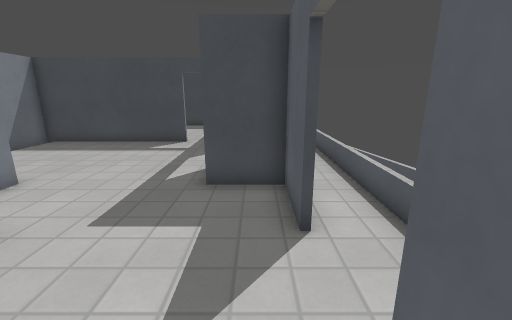
View 1 (above)

16 first-person views from a walk through a level from a Godot 3-D game. The camera is 1.2 m above the floor, tilts 14° down and sees 90° across. The floor is counted in squares, 0.5 m on a side. Each view is taken from the middle of a square. On the plan, view 1 faces up. The plan holds only what a view shows up to about 17 squares ahead; the rest is blank. Surface patterns are stand-ins for the level's own textures.

View 2
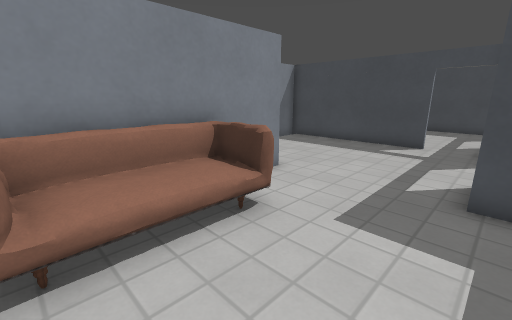

View 3
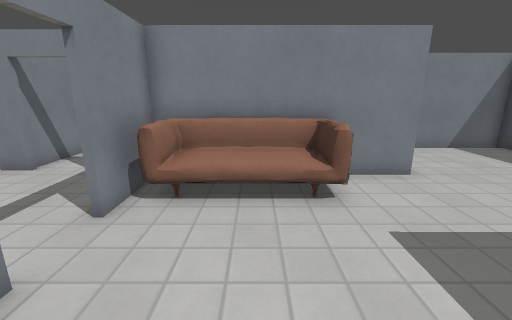

View 4
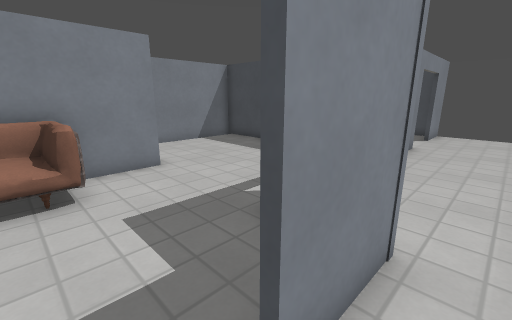

View 5
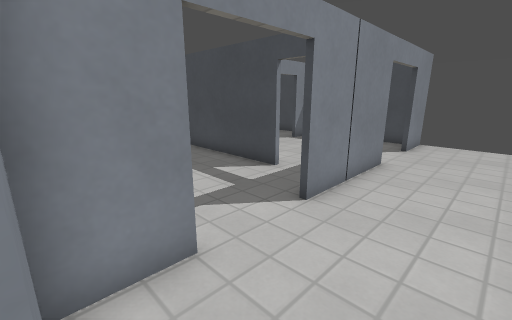

View 6
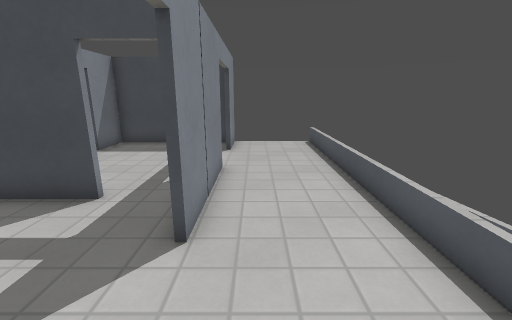

View 7
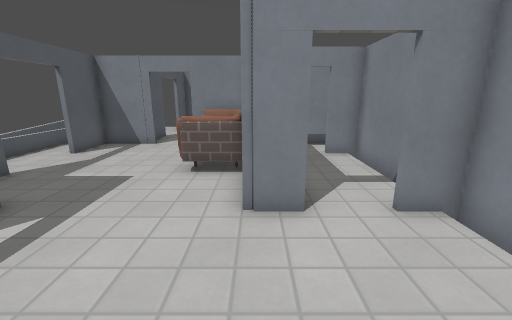

View 8
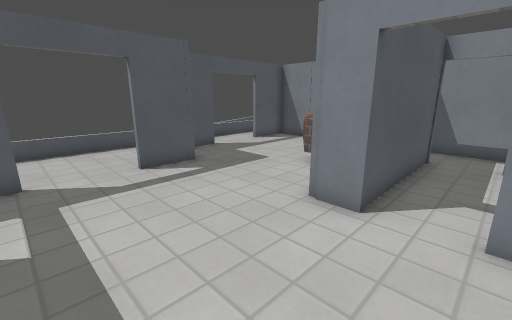

View 9
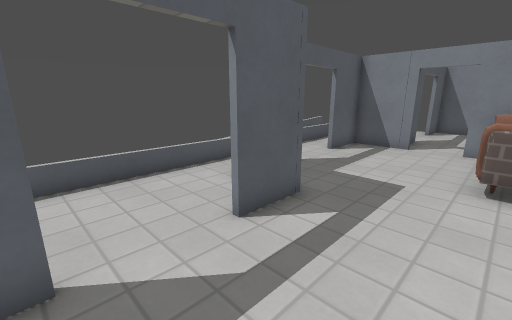

View 10
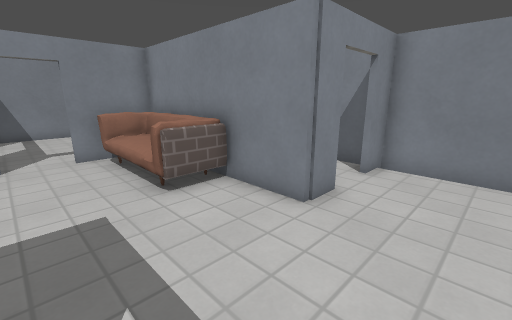

View 11
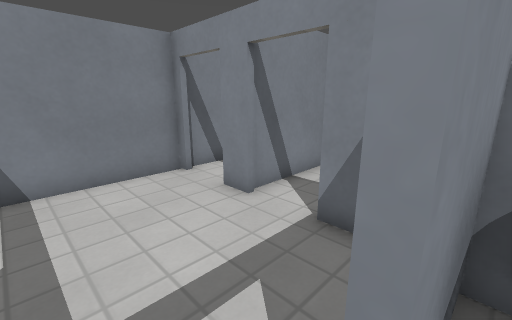

View 12
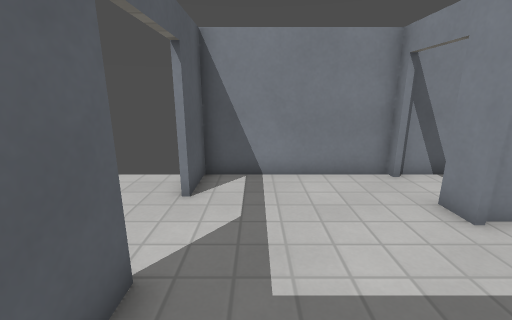

View 13
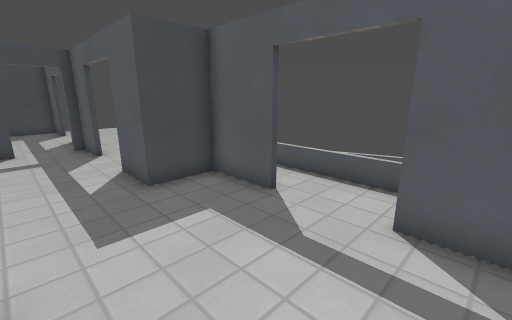

View 14
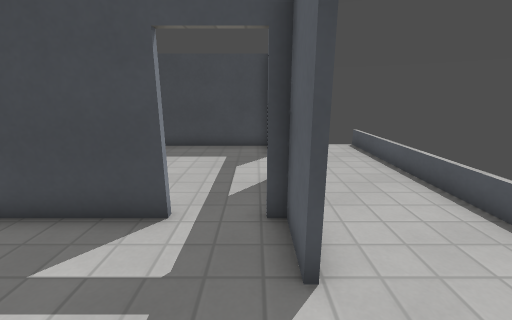

View 15
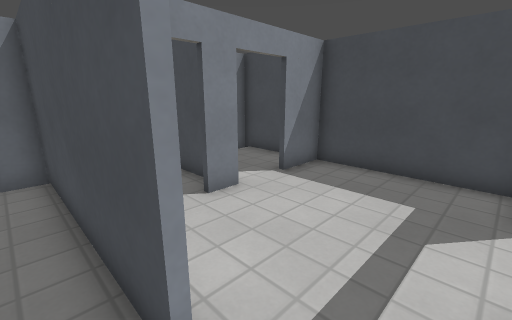

View 16
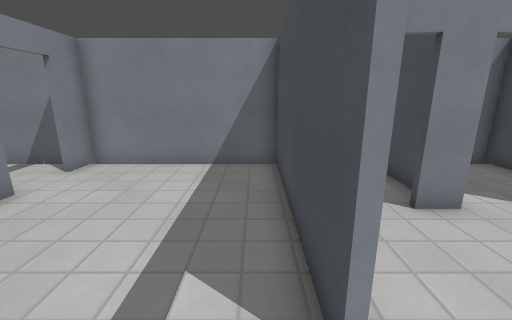

### Floor plan
Key: @ floor where view 1 was taken; # wall or solid block; . floor; = window, fence, low wall or low ledge; v drop or lower ground; S sofa; O other object.
Columns run from 11 left of view 1 to 3 right of it. Each row starts with its distance up from view 1.
 22          ##
 21     #######...v
 20     #.....#...v
 19     #.........v
 18     #.........=
 17     #.........=
 16      .....#...=
 15      .....#...=
 14 ########..#...=
 13 #.........#...=
 12 #.........#...=
 11 #.............=
 10 #.............=
  9 #.............=
  8 #.........#...=
  7 ##.##.....###.=
  6 #..##.......#.=
  5 #..##.......#.=
  4 #..##SS.......=
  3 #..## O.......=
  2 #..##OO.......=
  1 ##.## O.....#.=
  0 #...#SS....@#.=
 -1 ########..###.O
 -2     #.....#
 -3     #.....#
 -4     #.....#
 -5     .......
 -6    ##.......
 -7     #.....#.
 -8     #.....#.
 -9     #######

Where each view was taken, in squares from view 1:
view 1: 0 up, 0 right, facing up
view 2: 0 up, 1 left, facing up-left
view 3: 2 up, 1 right, facing left
view 4: 3 up, 2 right, facing up-left
view 5: 7 up, 2 right, facing up-left
view 6: 8 up, 0 right, facing up
view 7: 12 up, 7 left, facing down
view 8: 12 up, 10 left, facing down-right
view 9: 12 up, 5 left, facing down-right
view 10: 10 up, 2 left, facing down-left
view 11: 1 down, 3 left, facing down-left
view 12: 1 down, 3 left, facing down
view 13: 0 up, 4 left, facing up-right
view 14: 9 up, 2 left, facing up
view 15: 13 up, 2 left, facing up-left
view 16: 13 up, 2 left, facing left
